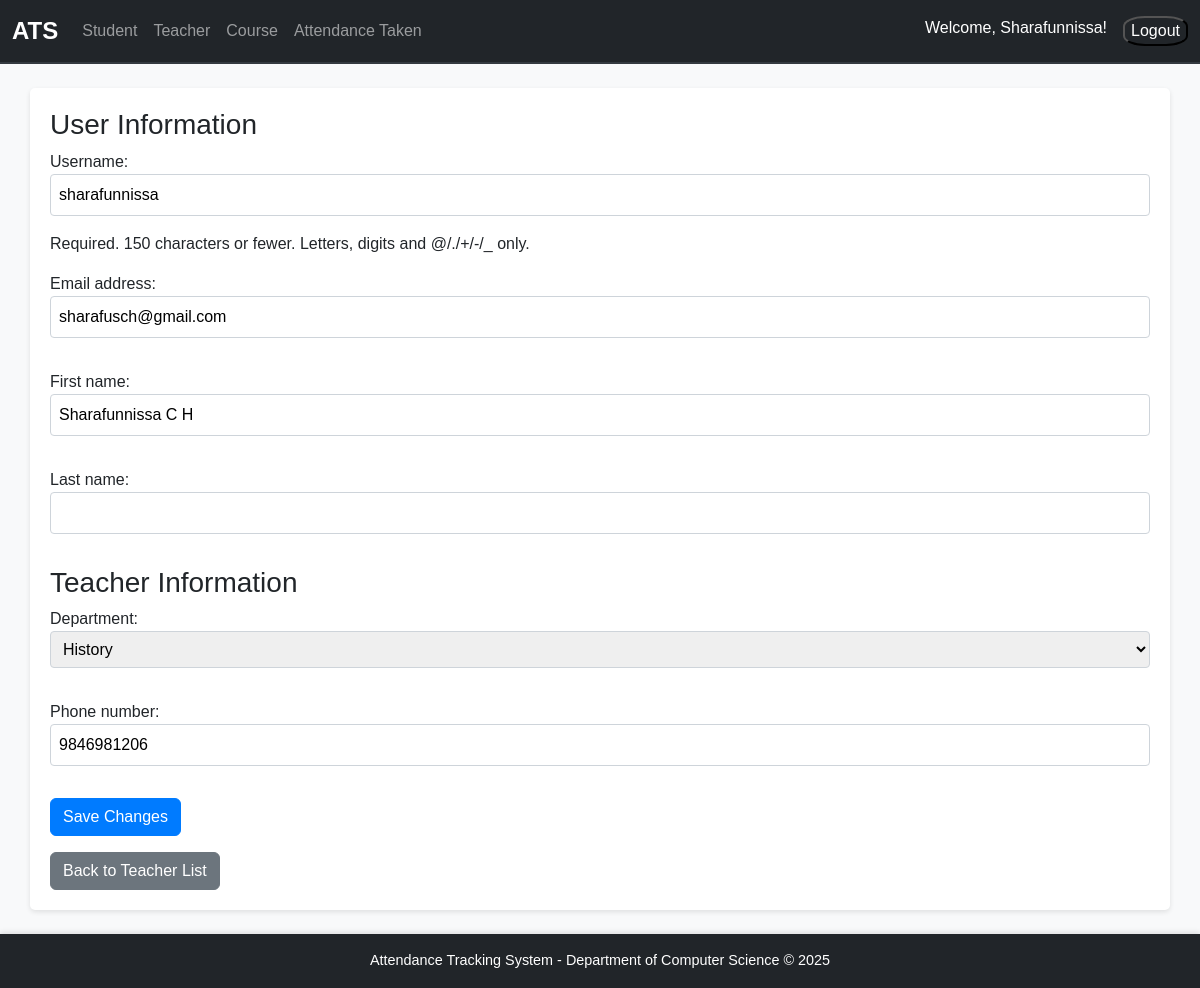
/teachers/edit/261/ (signed in), run on an earlier commit of the app's database.
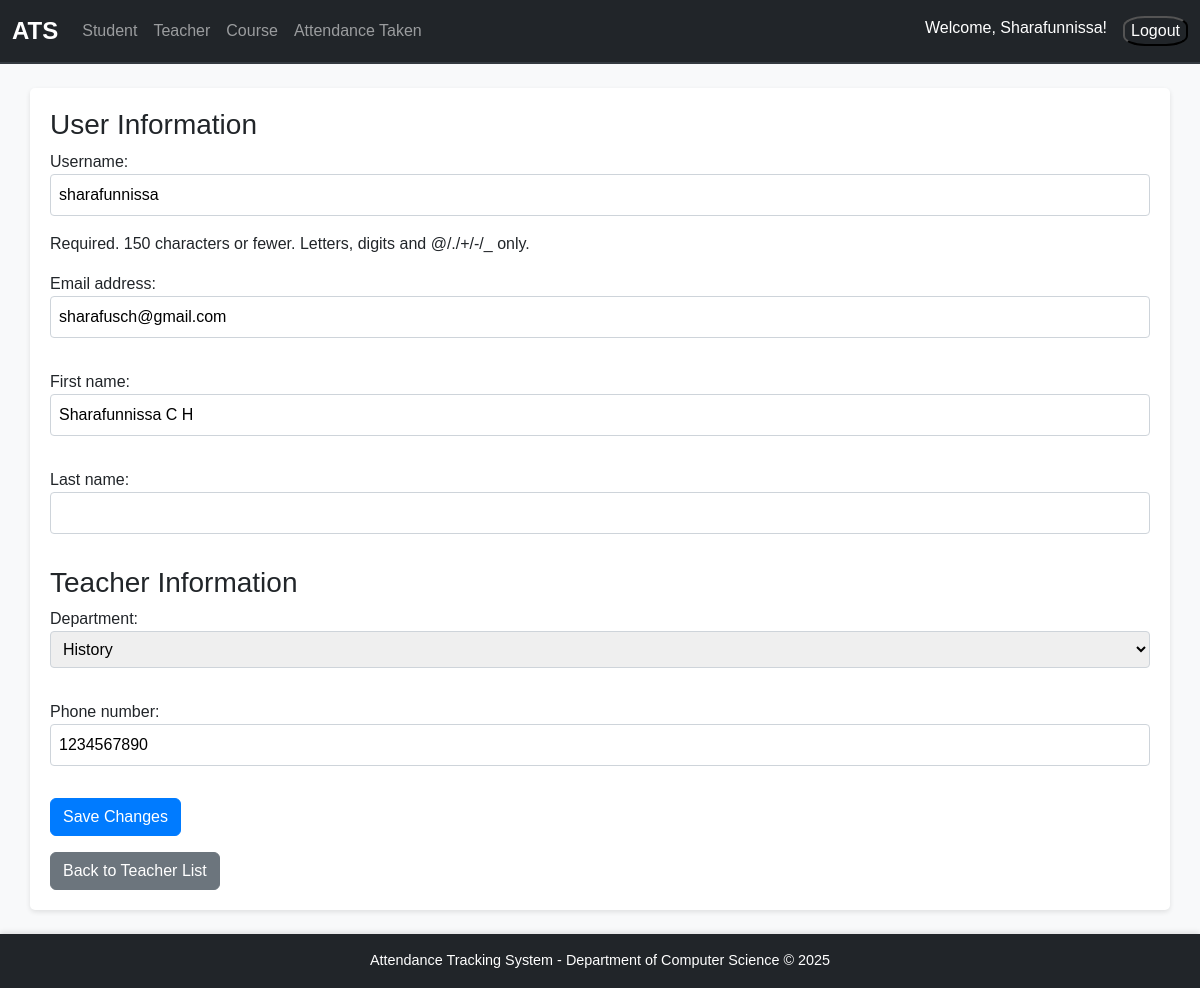
And on a later commit of the database.
### attendance/models.py (models this page shows, shortened)
class Teacher(models.Model):
    user = models.OneToOneField(User, on_delete=models.CASCADE)  # Link to default User model
    department = models.ForeignKey(Department, on_delete=models.CASCADE, related_name="teachers")
    phone_number = models.CharField(max_length=15, blank=True)

### attendance/views.py (the view)
# urls.py: path('teachers/edit/<int:teacher_id>/', views.edit_teacher, name='edit_teacher'),
@login_required
def edit_teacher(request, teacher_id):
    teacher = get_object_or_404(Teacher, id=teacher_id)  # Get the teacher instance by id
    user = teacher.user  # Get the related User instance
    logged_in_teacher = request.user.teacher
    if request.method == 'POST':
        user_form = UserEditForm(request.POST, instance=user)
        teacher_form = TeacherForm(request.POST, instance=teacher, logged_in_teacher=logged_in_teacher)
        if user_form.is_valid() and teacher_form.is_valid():
            user_form.save()
            teacher_form.save()
            messages.success(request, "The teacher's profile has been updated successfully.")
            return redirect('teacher_list')
    else:
        user_form = UserEditForm(instance=user)
        teacher_form = TeacherForm(instance=teacher, logged_in_teacher=logged_in_teacher)
    return render(request, 'attendance/edit_teacher.html', {
        'user_form': user_form,
        'teacher_form': teacher_form,
    })

### attendance/forms.py
class UserEditForm(forms.ModelForm):
    class Meta:
        model = User
        fields = ['username', 'email', 'first_name', 'last_name']  # Add other fields as needed
    def __init__(self, *args, **kwargs):
        super().__init__(*args, **kwargs)

class TeacherForm(forms.ModelForm):
    class Meta:
        model = Teacher
        fields = ['department', 'phone_number']
    def __init__(self, *args, **kwargs):
        logged_in_teacher = kwargs.pop('logged_in_teacher', None)
        super().__init__(*args, **kwargs)
        if logged_in_teacher:
            self.fields['department'].queryset = Department.objects.filter(id=logged_in_teacher.department.id)

### attendance/context_processors.py (called while the page is built)
def is_hod(request):
    return {'is_hod': request.user.groups.filter(name='HoD').exists()}

### attendance/models.py (called while the page is built)
    def __str__(self):
        return self.name

### attendance/templates/attendance/edit_teacher.html (shortened to what this page needs)
{% extends 'base.html' %}
{% block content %}
  <form method="POST">
    <div class="form-group">
      <h3>User Information</h3>
      {{ user_form.as_p }}
    </div>
    <div class="form-group">
      <h3>Teacher Information</h3>
      {{ teacher_form.as_p }}
    </div>
    <div class="form-group">
      <button type="submit" class="btn btn-primary">Save Changes</button>
    </div>
  </form>
  <div class="mt-3">
    <a href="{% url 'teacher_list' %}" class="btn btn-secondary">Back to Teacher List</a>
  </div>
{% endblock %}

What changed in the data, as far as the page shows it:
changed Teacher "History": phone_number "9846981206" → "1234567890"
